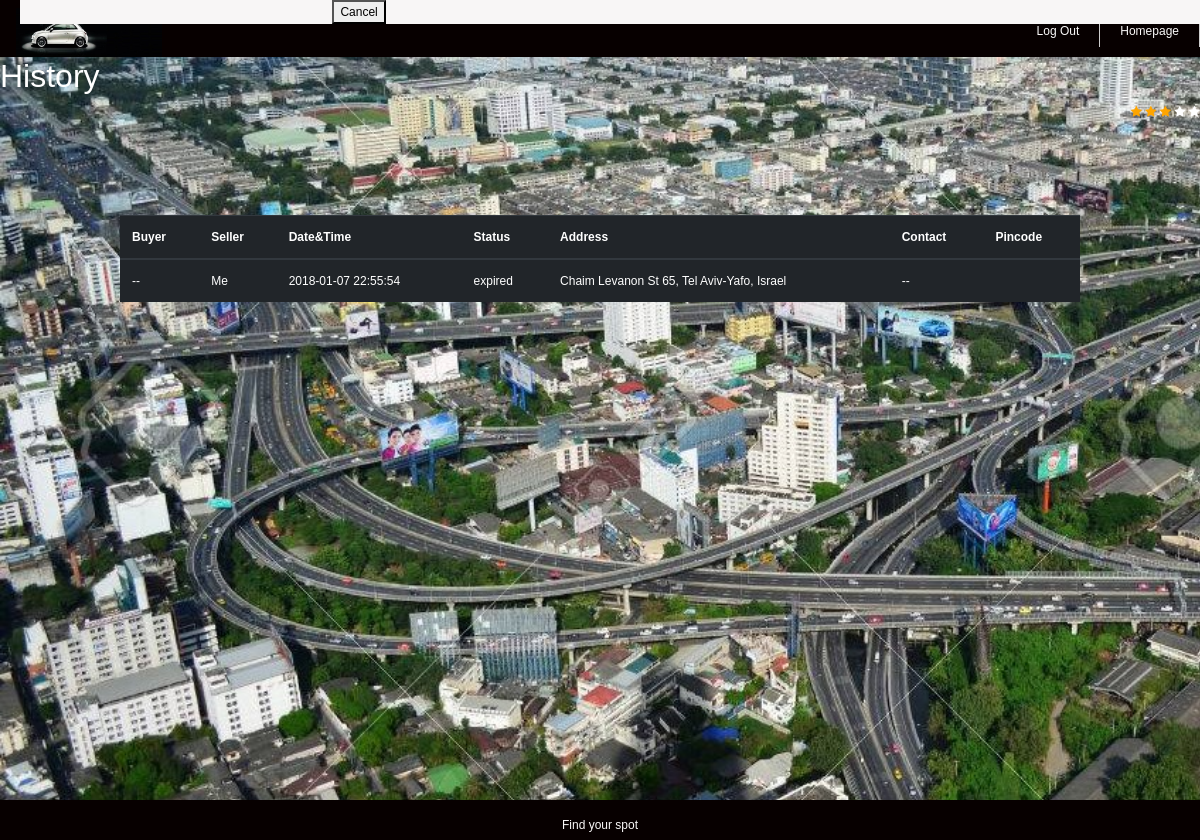
Before: /last_activity/ (signed in) with the older database file.
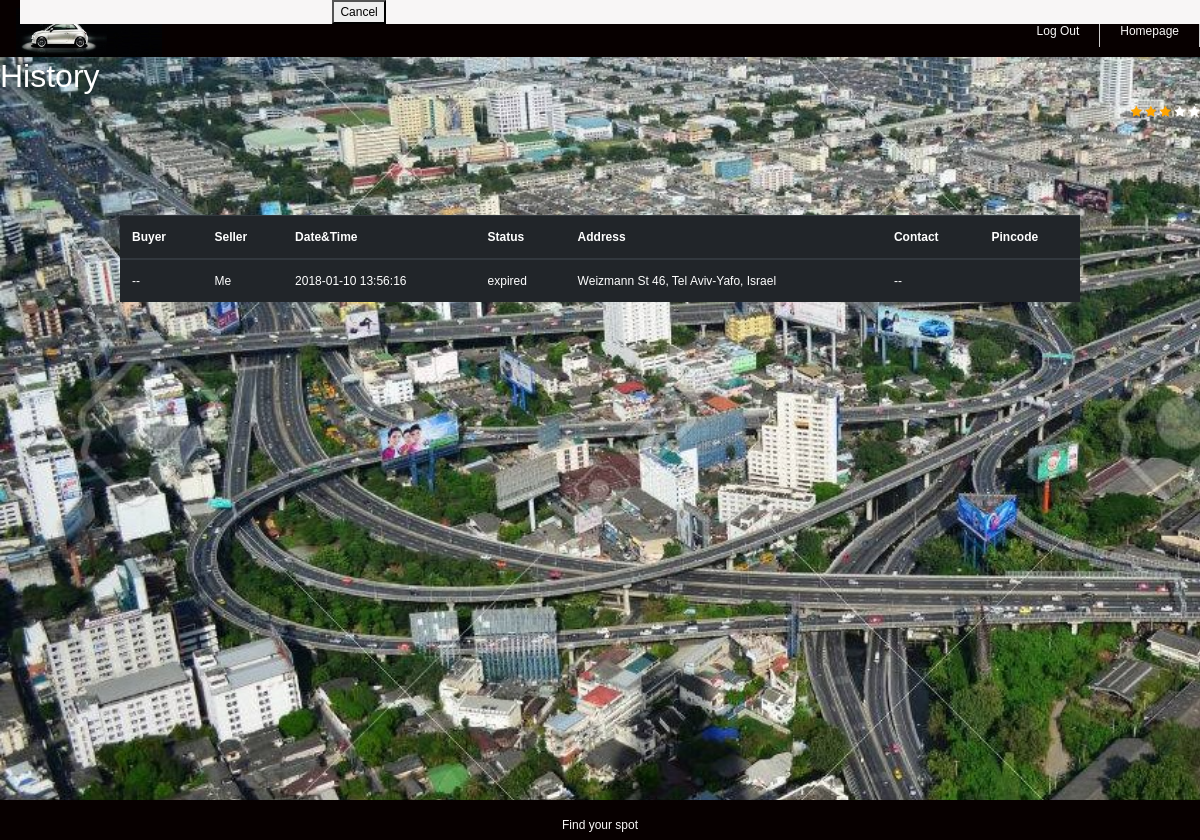
After: the same page with the newer database file.
### polls/models.py (models this page shows, shortened)
class Purchase(models.Model):
	buyer_id	= models.IntegerField(default=-1) 	# user id
	seller_id	= models.IntegerField(default=-1) 	# user id
	cost 		= models.IntegerField(default=10)
	parking_time 	= models.CharField(max_length=200, default="") #  max 30 minutes from the offering time
	status 		= models.CharField(max_length=200, default="available") # available, in process, done, canceled, expired etc.
	parking_rate 	= models.DecimalField(max_digits=3,decimal_places=2,default=Decimal('0.0000'))
	target_address 	= models.CharField(max_length=200) #string. full address
	target_address_lat = models.CharField(max_length=2000)
	target_address_lng = models.CharField(max_length=2000)
	parking_address = models.CharField(max_length=200) #string. full address
	parking_address_lat = models.CharField(max_length=2000)
	parking_address_lng = models.CharField(max_length=2000)
	lock 			= threading.Lock()
	cond 			= threading.Condition(threading.Lock())
	pin_code		= models.CharField(max_length=2000, default="-1")
	attempt_failure = 0
	parking_actual_rank = models.DecimalField(max_digits=3,decimal_places=2,default=Decimal('0.0000'))

### polls/views.py (the view)
# urls.py: url(r'^last_activity/$', views.call_last_activity, name='call_last_activity'),
def call_last_activity(request):
	sell_purchase = Purchase.objects.filter(seller_id = request.user.pk)
	max_pk = 0
	last_activity = None
	buy_purchase = Purchase.objects.filter(buyer_id = request.user.pk)
	for purchase in sell_purchase:
		if (purchase.pk > max_pk):
			max_pk = purchase.pk
			last_activity = purchase
	for purchase in buy_purchase:
		if (purchase.pk > max_pk):
			max_pk = purchase.pk
			last_activity = purchase
	if (last_activity == None):
		last_activity = ["", "", "", "", "", "", "", "-1"]
		return render(request, 'polls/last_activity.html', {'last_activity':last_activity })
	if (minutes_elapsed(last_activity.parking_time) > 0 and last_activity.status != ParkingStatus.DONE and last_activity.status != ParkingStatus.CANCELED):
		last_activity.status = ParkingStatus.EXPIRED
		last_activity.save()
	seller_username = (User.objects.get(pk = last_activity.seller_id)).username
	if (last_activity.buyer_id == -1):
		buyer_username = "--"
		contact = "--"
	else:
		buyer_username = (User.objects.get(pk = last_activity.buyer_id)).username
		contact = (User.objects.get(pk = last_activity.buyer_id)).profile.phone_number
	if (last_activity.seller_id == request.user.pk):
		seller_username = "Me"
		pincode = ""
	else:
		buyer_username = "Me"
		contact = (User.objects.get(pk = last_activity.seller_id)).profile.phone_number
		pincode = last_activity.pin_code
	last_activity = [buyer_username, seller_username, last_activity.parking_time, last_activity.status, last_activity.parking_address, contact, pincode, last_activity.pk]
	return render(request, 'polls/last_activity.html', {'last_activity':last_activity })

### polls/views.py (called while the page is built)
def minutes_elapsed(last_failure_in_string):
	"""
		Return True if user is still in timeout
	"""
	last_failure_in_datetime = datetime.datetime.strptime(last_failure_in_string, "%Y-%m-%d %H:%M:%S")
	diff = (datetime.datetime.now() - last_failure_in_datetime)
	return (diff.total_seconds() / 60)

### polls/templates/polls/last_activity.html (shortened to what this page needs)
<!DOCTYPE html>
<html>
<head>
  <link rel="stylesheet" href="https://maxcdn.bootstrapcdn.com/bootstrap/4.0.0-beta.2/css/bootstrap.min.css">
	<link rel="stylesheet" href="https://cdnjs.cloudflare.com/ajax/libs/font-awesome/4.7.0/css/font-awesome.min.css">
</head>
<body>
	<div class="all_site">
	{% load static %}
	<link rel="stylesheet" type="text/css" href="{% static "polls/_css/History.css" %}">
    <div class="body">
        <header>
            <div class="logo">
                <img src="{% static "_images/cars.jpg" %}" height="49"/>
            </div>
            <nav>
                <ul>
                    <a href="{% url 'polls:homepage' %}"><li>Homepage</li></a>
                    <a href="{% url 'polls:logout' %}"><li>Log Out</li></a>
                </ul>
            </nav>
        </header>
  <h2>History</h2>
  <div class = "pull-right">
	<span class="fa fa-star checked"></span>
	<span class="fa fa-star checked"></span>
	<span class="fa fa-star checked"></span>
	<span class="fa fa-star"></span>
	<span class="fa fa-star"></span>
  </div>
  <table class="table table-dark">
    <thead>
      <tr>
	<th>Buyer</th>
	<th>Seller</th>
	<th>Date&Time</th>
	<th>Status</th>
	<th>Address</th>
	<th>Contact</th>
	<th>Pincode</th>
      </tr>
    </thead>
    <tbody>
      		<tr>
        		<td id="buyer">{{last_activity.0}}</td>
        		<td id="seller">{{last_activity.1}}</td>
        		<td id="date">{{last_activity.2}}</td>
        		<td id="status">{{last_activity.3}}</td>
        		<td id="address">{{last_activity.4}}</td>
        		<td id="contact">{{last_activity.5}}</td>
        		<td id="pincode">{{last_activity.6}}</td>
      		</tr>
    </tbody>
  </table>
</div>
			<button type="button" id="cancel_button" onclick = cancelPurchase() >Cancel</button>
</body>
<footer>
	<p>Find your spot</p>
</footer>
</html>

### polls/static/polls/_css/History.css (style rules this page uses)
body { margin: 0; padding: 0; background: #fff; color: white; font-family: Arial; font-size: 12px; margin-left: 20px; }
.all_site { width: 100%; height: 100%; background-color:rgb(248, 246, 246); margin:0 auto }
.body header { height: 65px; float: left; width:100%; background:#070000; }
.body header .logo { float: left; text-align: left; margin-left:0; padding: 1rem; }
.body header nav { width:408px; float: right; margin-top: 15px; }
.body header nav ul { list-style-type: none; padding: 200; margin:auto; }
.body header nav ul li { display:inline-block; color: rgb(250, 248, 248); height:40px; padding:0 20px; line-height:49px; vertical-align:center; text-align: center; float: right; border-right: 1px solid #ccc; }
footer { position: absolute; background-color: #070000; right:0; bottom: 0; left:0; padding: 1rem; height: 40px; text-align: center; color: rgb(250, 248, 248); }
.table { width: 80%; margin-right: 10%; margin-left: 10%; margin-top: 10%; }
.body { width: 80%; margin-top: 1%; margin-left: 20px; margin-right: 40px; color: white; position: absolute; top: -20px; left: -20px; right: -40px; bottom: -10px; width: auto; height: auto; background-image:url("../_images/busy_street2.jpg"); background-size: cover; z-index: -1; }

### polls/templates/polls/last_activity.html (style rules this page uses)
.checked { color: orange; }

Changed rows visible on the page:
no longer on this page (row edited): Purchase: parking_time "2018-01-07 22:55:54", status "expired", parking_address "Chaim Levanon St 65, Tel Aviv-Yafo, Israel"
added Purchase: parking_time "2018-01-10 13:56:16", status "expired", parking_address "Weizmann St 46, Tel Aviv-Yafo, Israel"
